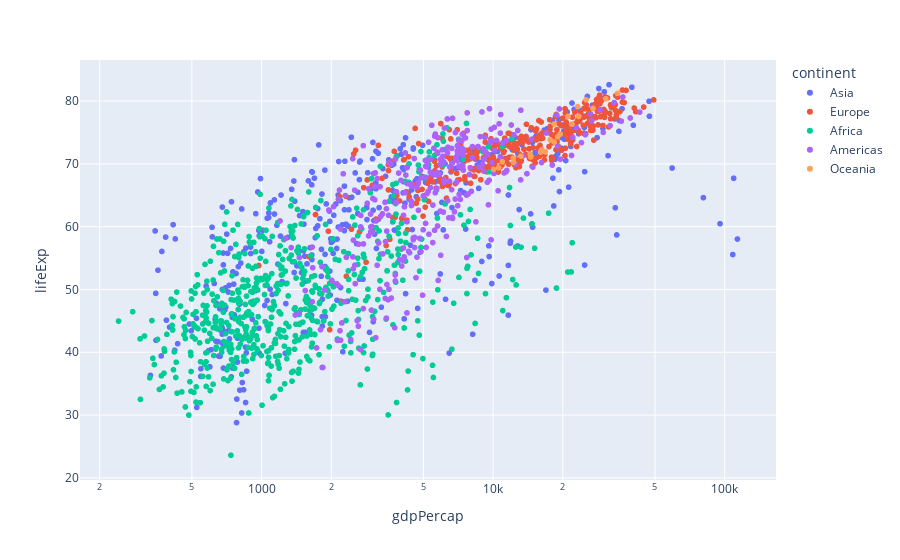

Notebook code for this chart:
### Markdown cell above
## 描画関数
散布図:scatter  
折れ線:line  
棒グラフ:bar  
円グラフ:pie  
ヒストグラム:histogram  
箱ヒゲ図（ボックスプロット）:box  
バイオリン図:violin  
階級区分図（コロプレス図）:choropleth

### Code cell
#散布図
px.scatter(df, x='gdpPercap', y='lifeExp', log_x=True, color='continent')

### Figure 1 — Plotly figure (JSON) as saved in the notebook; plotly's stock layout.template omitted (floating-point values rounded to 4 significant figures; data arrays with more than 128 entries replaced by an {"elided": "..."} marker saying what was removed)
{"data": [{"hovertemplate": "continent=Asia<br>gdpPercap=%{x}<br>lifeExp=%{y}<extra></extra>", "legendgroup": "Asia", "marker": {"color": "#636efa", "symbol": "circle"}, "mode": "markers", "name": "Asia", "showlegend": true, "type": "scattergl", "x": {"elided": "396 float values"}, "xaxis": "x", "y": {"elided": "396 float values"}, "yaxis": "y"}, {"hovertemplate": "continent=Europe<br>gdpPercap=%{x}<br>lifeExp=%{y}<extra></extra>", "legendgroup": "Europe", "marker": {"color": "#EF553B", "symbol": "circle"}, "mode": "markers", "name": "Europe", "showlegend": true, "type": "scattergl", "x": {"elided": "360 float values"}, "xaxis": "x", "y": {"elided": "360 float values"}, "yaxis": "y"}, {"hovertemplate": "continent=Africa<br>gdpPercap=%{x}<br>lifeExp=%{y}<extra></extra>", "legendgroup": "Africa", "marker": {"color": "#00cc96", "symbol": "circle"}, "mode": "markers", "name": "Africa", "showlegend": true, "type": "scattergl", "x": {"elided": "624 float values"}, "xaxis": "x", "y": {"elided": "624 float values"}, "yaxis": "y"}, {"hovertemplate": "continent=Americas<br>gdpPercap=%{x}<br>lifeExp=%{y}<extra></extra>", "legendgroup": "Americas", "marker": {"color": "#ab63fa", "symbol": "circle"}, "mode": "markers", "name": "Americas", "showlegend": true, "type": "scattergl", "x": {"elided": "300 float values"}, "xaxis": "x", "y": {"elided": "300 float values"}, "yaxis": "y"}, {"hovertemplate": "continent=Oceania<br>gdpPercap=%{x}<br>lifeExp=%{y}<extra></extra>", "legendgroup": "Oceania", "marker": {"color": "#FFA15A", "symbol": "circle"}, "mode": "markers", "name": "Oceania", "showlegend": true, "type": "scattergl", "x": [10040.0, 10950.0, 12220.0, 14530.0, 16790.0, 18330.0, 19480.0, 21890.0, 23420.0, 27000.0, 30690.0, 34440.0, 10560.0, 12250.0, 13180.0, 14460.0, 16050.0, 16230.0, 17630.0, 19010.0, 18360.0, 21050.0, 23190.0, 25190.0], "xaxis": "x", "y": [69.12, 70.33, 70.93, 71.1, 71.93, 73.49, 74.74, 76.32, 77.56, 78.83, 80.37, 81.23, 69.39, 70.26, 71.24, 71.52, 71.89, 72.22, 73.84, 74.32, 76.33, 77.55, 79.11, 80.2], "yaxis": "y"}], "layout": {"legend": {"title": {"text": "continent"}, "tracegroupgap": 0}, "margin": {"t": 60}, "xaxis": {"anchor": "y", "domain": [0, 1], "title": {"text": "gdpPercap"}, "type": "log"}, "yaxis": {"anchor": "x", "domain": [0, 1], "title": {"text": "lifeExp"}}}}
